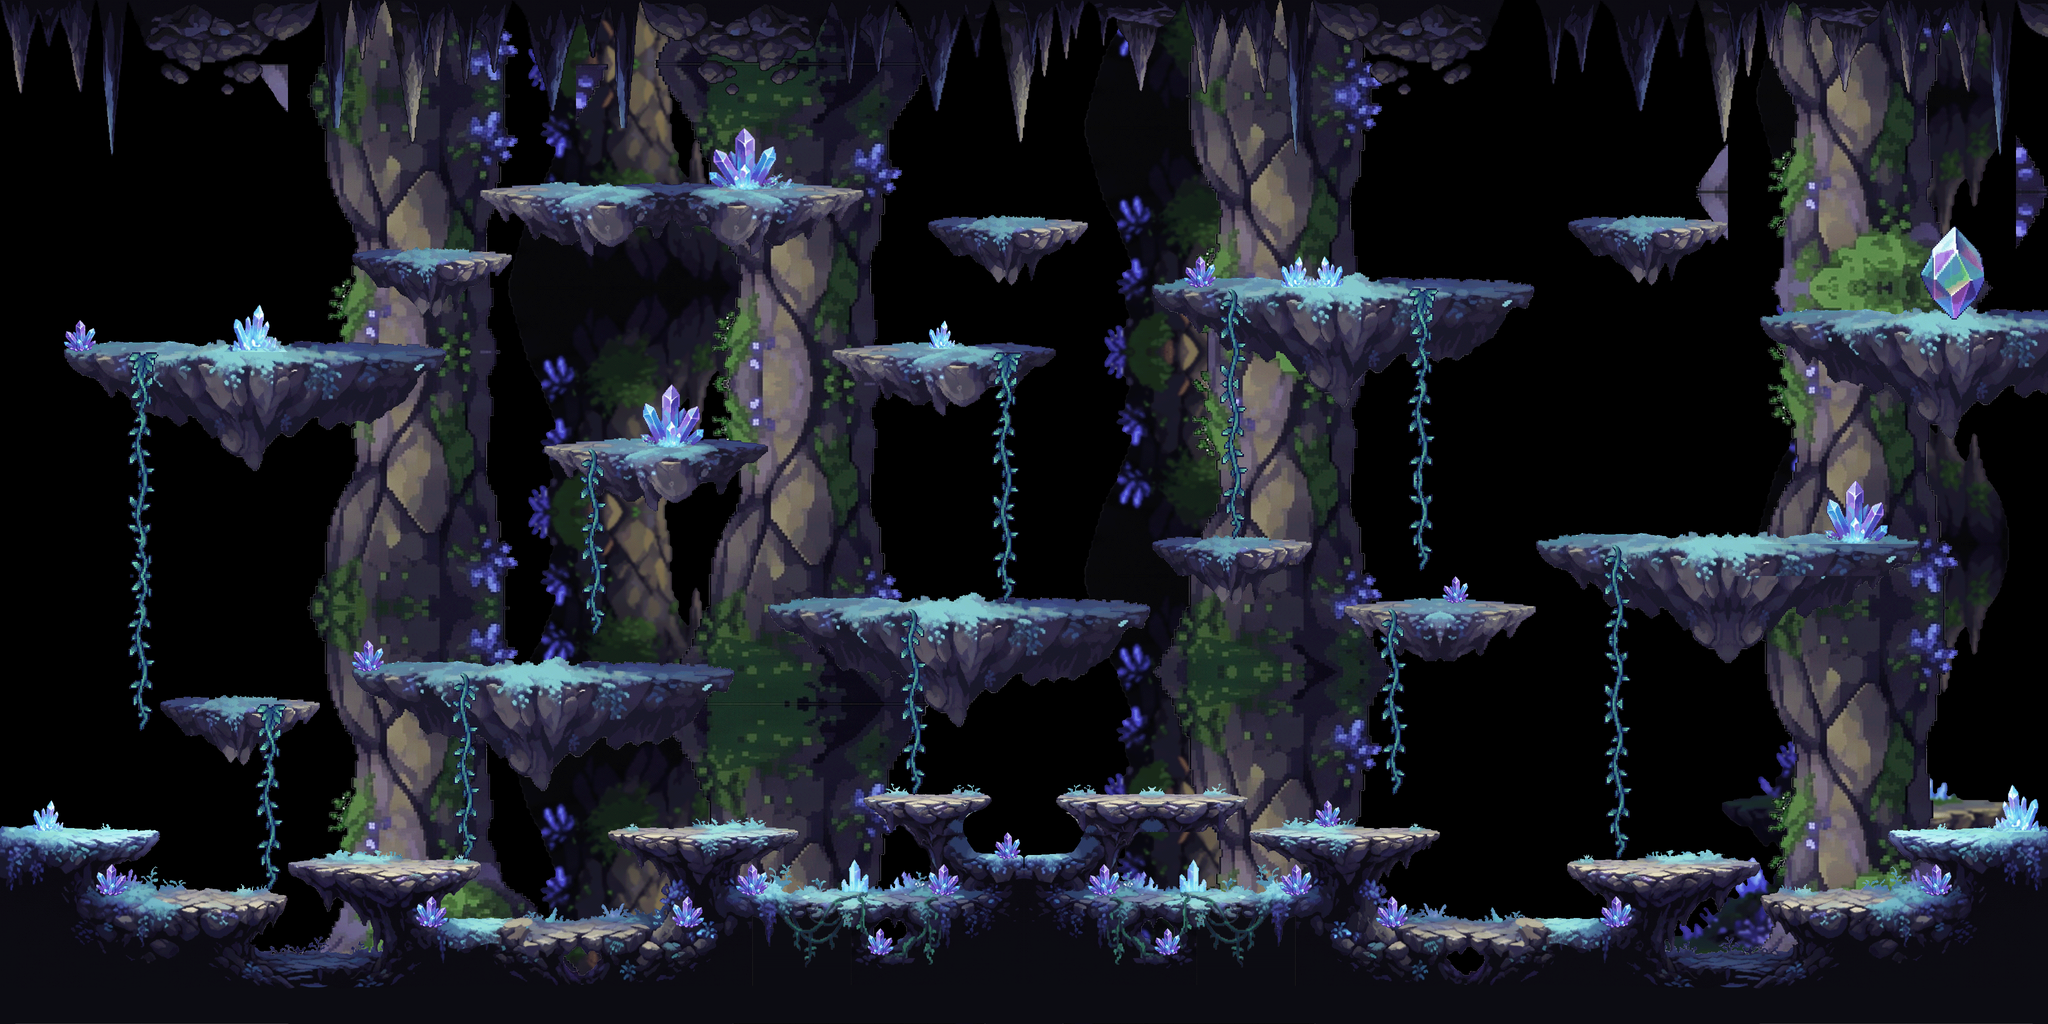

This is a level from a 2D game, rendered from its Tiled map with the project's own tilesets. A one-line summary and the map file follow, with tile-layer data summarised:
An orthogonal 64x32 tile map with 64x64 px tiles, 7 tile layers (MediumShotLayer_1, MediumShotLayer_2, BG_moveLayer, moveLayer, ...).

<map version="1.4" tiledversion="1.12.2" orientation="orthogonal" renderorder="right-down" width="64" height="32" tilewidth="64" tileheight="64" infinite="0" nextlayerid="10" nextobjectid="1">
 <tileset firstgid="1" source="stalactiteCave.tsx" />
 <layer id="5" name="MediumShotLayer_1" width="64" height="32" parallaxx="0.75">
  <data>[2048 cells, 1015 non-empty, 204 distinct tile ids]</data>
 </layer>
 <layer id="6" name="MediumShotLayer_2" width="64" height="32" parallaxx="0.85">
  <data>[2048 cells, 1494 non-empty, 193 distinct tile ids]</data>
 </layer>
 <layer id="1" name="BG_moveLayer" width="64" height="32">
  <data>[2048 cells, 1292 non-empty, 437 distinct tile ids]</data>
 </layer>
 <layer id="8" name="moveLayer" width="64" height="32">
  <data>[2048 cells, 207 non-empty, 64 distinct tile ids]</data>
 </layer>
 <layer id="9" name="blockingLayer" width="64" height="32">
  <data>[2048 cells, 13 non-empty, 1 distinct tile ids]</data>
 </layer>
 <layer id="7" name="climbingLayer" width="64" height="32">
  <data>[2048 cells, 83 non-empty, 18 distinct tile ids]</data>
 </layer>
 <layer id="4" name="crystal" width="64" height="32">
  <data>[2048 cells, 37 non-empty, 23 distinct tile ids]</data>
 </layer>
</map>
